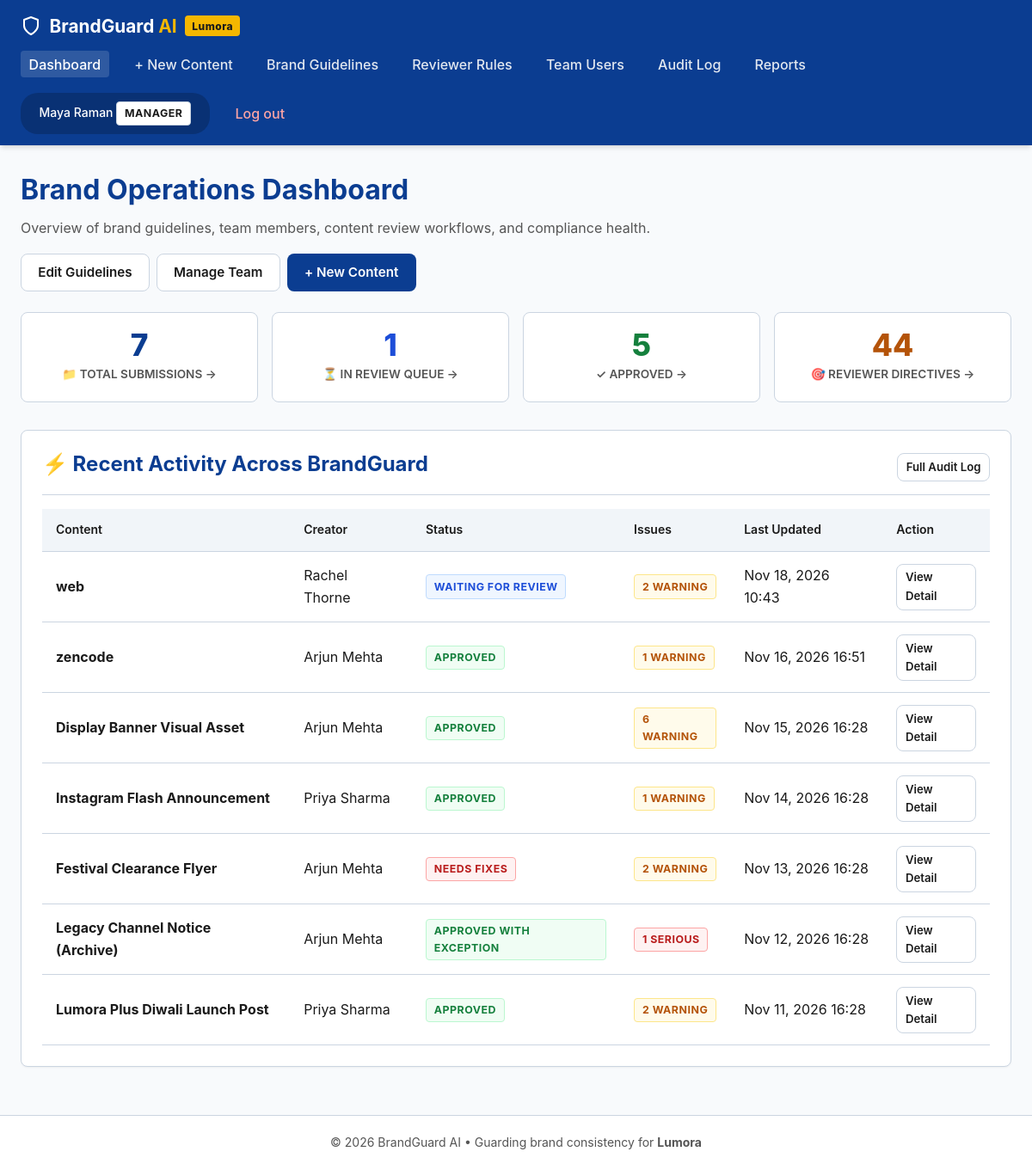
Page /dashboard/manager (signed in) on the committed database.
### app/models.py (models this page shows, shortened)
class User(UserMixin, db.Model):
    __tablename__ = 'users'
    id = db.Column(db.Integer, primary_key=True)
    full_name = db.Column(db.String(100), nullable=False)
    email = db.Column(db.String(120), unique=True, nullable=False, index=True)
    password_hash = db.Column(db.String(255), nullable=False)
    role_id = db.Column(db.Integer, db.ForeignKey('roles.id'), nullable=False)
    failed_logins = db.Column(db.Integer, default=0, nullable=False)
    locked_until = db.Column(db.DateTime, nullable=True)
    created_at = db.Column(db.DateTime, default=lambda: datetime.now(timezone.utc), nullable=False)
    role = db.relationship('Role', back_populates='users')
    contents = db.relationship('Content', back_populates='creator', lazy='dynamic', cascade='all, delete-orphan')
    decisions = db.relationship('Decision', back_populates='reviewer', lazy='dynamic')
    audit_logs = db.relationship('AuditLog', back_populates='user', lazy='dynamic')
    @property
    def role_name(self) -> str:
        return self.role.name if self.role else 'Creator'

class Role(db.Model):
    __tablename__ = 'roles'
    id = db.Column(db.Integer, primary_key=True)
    name = db.Column(db.String(50), unique=True, nullable=False)  # 'Creator', 'Reviewer', 'Manager'
    description = db.Column(db.String(255), nullable=True)
    users = db.relationship('User', back_populates='role', lazy='dynamic')

class Content(db.Model):
    __tablename__ = 'contents'
    id = db.Column(db.Integer, primary_key=True)
    title = db.Column(db.String(200), nullable=False)
    creator_id = db.Column(db.Integer, db.ForeignKey('users.id'), nullable=False)
    created_at = db.Column(db.DateTime, default=lambda: datetime.now(timezone.utc), nullable=False)
    updated_at = db.Column(db.DateTime, default=lambda: datetime.now(timezone.utc), onupdate=lambda: datetime.now(timezone.utc), nullable=False)
    creator = db.relationship('User', back_populates='contents')
    versions = db.relationship('ContentVersion', back_populates='content', lazy='dynamic', cascade='all, delete-orphan', order_by='ContentVersion.version_number.desc()')
    @property
    def latest_version(self):
        return self.versions.first()

class ContentVersion(db.Model):
    __tablename__ = 'content_versions'
    id = db.Column(db.Integer, primary_key=True)
    content_id = db.Column(db.Integer, db.ForeignKey('contents.id'), nullable=False)
    version_number = db.Column(db.Integer, nullable=False, default=1)
    file_path = db.Column(db.String(500), nullable=True)
    original_filename = db.Column(db.String(255), nullable=True)
    file_type = db.Column(db.String(50), nullable=False, default='text')  # 'text', 'pdf', 'docx', 'presentation', 'spreadsheet', 'image'
    raw_text = db.Column(db.Text, nullable=True)
    extracted_text = db.Column(db.Text, nullable=True)
    corrected_text = db.Column(db.Text, nullable=True)  # Dynamic text updated as suggestions are accepted/edited
    extracted_details_json = db.Column(db.Text, nullable=True, default='{}')
    page_data_json = db.Column(db.Text, nullable=True, default='[]')  # Full page-by-page mapping [{"page_number": 1, "heading": "...", "text": "..."}]
    quality_score = db.Column(db.Float, default=100.0, nullable=False)
    compliance_score = db.Column(db.Float, default=100.0, nullable=False)
    category_scores_json = db.Column(db.Text, nullable=True, default='{}')
    status = db.Column(db.String(50), nullable=False, default='Draft')
    created_at = db.Column(db.DateTime, default=lambda: datetime.now(timezone.utc), nullable=False)
    content = db.relationship('Content', back_populates='versions')
    issues = db.relationship('Issue', back_populates='version', lazy='dynamic', cascade='all, delete-orphan', order_by='Issue.id.asc()')
    decision = db.relationship('Decision', back_populates='version', uselist=False, cascade='all, delete-orphan')
    @property
    def extracted_details(self) -> dict:
        if not self.extracted_details_json:
            return {}
        try:
            return json.loads(self.extracted_details_json)
        except Exception:
            return {}
    @property
    def page_data(self) -> list:
        if not self.page_data_json:
            return []
        try:
            return json.loads(self.page_data_json)
        except Exception:
            return []
    @property
    def category_scores(self) -> dict:
        if not self.category_scores_json:
            return {}
        try:
            return json.loads(self.category_scores_json)
        except Exception:
            return {}
    @property
    def serious_issues_count(self) -> int:
        return self.issues.filter(Issue.severity.in_(['Serious', 'Critical', 'High']), Issue.status == 'Open').count()
    @property
    def warning_issues_count(self) -> int:
        return self.issues.filter(Issue.severity.in_(['Warning', 'Medium']), Issue.status == 'Open').count()

### app/routes/main.py (the view)
@main_bp.route('/dashboard/manager')
@login_required
@role_required('Manager')
def manager_dashboard():
    recent_contents = Content.query.order_by(Content.updated_at.desc()).limit(10).all()
    total_contents = Content.query.count()
    waiting_review = 0
    approved_total = 0
    all_contents = Content.query.all()
    for c in all_contents:
        v = c.latest_version
        if v:
            if v.status == 'Waiting for Review':
                waiting_review += 1
            elif 'Approved' in v.status:
                approved_total += 1
    active_rules = Guideline.query.filter_by(active=True).count()
    reviewer_rules_count = ReviewerRule.query.filter_by(active=True).count()
    return render_template(
        'dashboard/manager.html',
        recent_contents=recent_contents,
        total_contents=total_contents,
        waiting_review=waiting_review,
        approved_total=approved_total,
        active_guidelines=active_rules,
        reviewer_rules_count=reviewer_rules_count
    )

### app/__init__.py (called while the page is built)
@login_manager.user_loader
def load_user(user_id):
    return db.session.get(User, int(user_id))

### app/templates/dashboard/manager.html (shortened to what this page needs)
{% extends "base.html" %}
{% block content %}
<div style="display: flex; justify-content: space-between; align-items: center; margin-bottom: 1.5rem; flex-wrap: wrap; gap: 1rem;">
  <div>
    <h1>Brand Operations Dashboard</h1>
    <p style="color: var(--text-muted);">Overview of brand guidelines, team members, content review workflows, and compliance health.</p>
  </div>
  <div style="display: flex; gap: 0.5rem;">
    <a href="{{ url_for('guidelines.list_guidelines') }}" class="btn btn-secondary">Edit Guidelines</a>
    <a href="{{ url_for('admin.users') }}" class="btn btn-secondary">Manage Team</a>
    <a href="{{ url_for('content.new_content') }}" class="btn btn-primary">+ New Content</a>
  </div>
</div>
<div class="grid-4" style="margin-bottom: 2rem;">
  <a href="#recent-activity" class="stat-card card-clickable" style="text-decoration:none;">
    <div class="stat-number">{{ total_contents }}</div>
    <div class="stat-label">📁 Total Submissions &rarr;</div>
  </a>
  <a href="{{ url_for('main.reviewer_dashboard') }}" class="stat-card card-clickable" style="text-decoration:none;">
    <div class="stat-number" style="color: var(--info);">{{ waiting_review }}</div>
    <div class="stat-label">⏳ In Review Queue &rarr;</div>
  </a>
  <a href="{{ url_for('admin.reports') }}" class="stat-card card-clickable" style="text-decoration:none;">
    <div class="stat-number" style="color: var(--success);">{{ approved_total }}</div>
    <div class="stat-label">✓ Approved &rarr;</div>
  </a>
  <a href="{{ url_for('admin.manager_profile') }}" class="stat-card card-clickable" style="text-decoration:none;" title="View customized reviewer rules">
    <div class="stat-number" style="color: var(--warning);">{{ reviewer_rules_count }}</div>
    <div class="stat-label">🎯 Reviewer Directives &rarr;</div>
  </a>
</div>
<div class="card" id="recent-activity">
  <div class="card-header">
    <a href="#recent-activity" class="icon-heading-link">
      <h2>⚡ Recent Activity Across BrandGuard</h2>
    </a>
    <a href="{{ url_for('admin.audit_logs') }}" class="btn btn-sm btn-secondary">Full Audit Log</a>
  </div>
  {% if recent_contents %}
    <div class="table-responsive">
      <table class="table" aria-label="Recent submissions list">
        <thead>
          <tr>
            <th>Content</th>
            <th>Creator</th>
            <th>Status</th>
            <th>Issues</th>
            <th>Last Updated</th>
            <th>Action</th>
          </tr>
        </thead>
        <tbody>
          {% for item in recent_contents %}
            {% set v = item.latest_version %}
            <tr>
              <td><strong>{{ item.title }}</strong></td>
              <td>{{ item.creator.full_name }}</td>
              <td>
                <span class="badge badge-{% if 'Approved' in v.status %}success{% elif v.status == 'Needs Fixes' %}serious{% elif v.status == 'Waiting for Review' %}info{% else %}neutral{% endif %}">
                  {{ v.status }}
                </span>
              </td>
              <td>
                {% if v.serious_issues_count > 0 %}
                  <span class="badge badge-serious">{{ v.serious_issues_count }} Serious</span>
                {% elif v.warning_issues_count > 0 %}
                  <span class="badge badge-warning">{{ v.warning_issues_count }} Warning</span>
                {% else %}
                  <span class="badge badge-success">Clean</span>
                {% endif %}
              </td>
              <td>{{ item.updated_at.strftime('%b %d, %Y %H:%M') }}</td>
              <td>
                <a href="{{ url_for('content.content_detail', content_id=item.id) }}" class="btn btn-sm btn-secondary">View Detail</a>
              </td>
            </tr>
          {% endfor %}
        </tbody>
      </table>
    </div>
  {% else %}
    <div class="empty-state">
      <p>No content records found.</p>
    </div>
  {% endif %}
</div>
{% endblock %}

### app/templates/base.html (shortened to what this page needs)
<!DOCTYPE html>
<html lang="en">
<head>
  <link rel="stylesheet" href="{{ url_for('static', filename='css/style.css') }}">
</head>
<body>
  <header>
    <nav class="navbar" aria-label="Main Navigation">
      <a href="{{ url_for('main.index') }}" class="brand-logo">
        <svg width="24" height="24" viewBox="0 0 24 24" fill="none" stroke="currentColor" stroke-width="2" stroke-linecap="round" stroke-linejoin="round" aria-hidden="true"><path d="M12 22s8-4 8-10V5l-8-3-8 3v7c0 6 8 10 8 10z"></path></svg>
        <span>BrandGuard <span style="color:var(--accent);">AI</span></span>
        <span class="badge-tag">{{ brand_name }}</span>
      </a>
      <ul class="nav-links">
        {% if current_user.is_authenticated %}
          {% if current_user.role_name == 'Creator' %}
            <li><a href="{{ url_for('main.creator_dashboard') }}" class="{% if request.endpoint == 'main.creator_dashboard' %}active{% endif %}">My Content</a></li>
            <li><a href="{{ url_for('content.new_content') }}" class="{% if request.endpoint == 'content.new_content' %}active{% endif %}">+ New Content</a></li>
          {% elif current_user.role_name == 'Manager' %}
            <li><a href="{{ url_for('main.manager_dashboard') }}" class="{% if request.endpoint == 'main.manager_dashboard' %}active{% endif %}">Dashboard</a></li>
            <li><a href="{{ url_for('content.new_content') }}" class="{% if request.endpoint == 'content.new_content' %}active{% endif %}">+ New Content</a></li>
            <li><a href="{{ url_for('guidelines.list_guidelines') }}" class="{% if 'guidelines' in request.endpoint %}active{% endif %}">Brand Guidelines</a></li>
            <li><a href="{{ url_for('admin.manager_profile') }}" class="{% if 'profile' in request.endpoint or 'reviewer_rule' in request.endpoint %}active{% endif %}">Reviewer Rules</a></li>
            <li><a href="{{ url_for('admin.users') }}" class="{% if request.endpoint == 'admin.users' %}active{% endif %}">Team Users</a></li>
            <li><a href="{{ url_for('admin.audit_logs') }}" class="{% if request.endpoint == 'admin.audit_logs' %}active{% endif %}">Audit Log</a></li>
            <li><a href="{{ url_for('admin.reports') }}" class="{% if request.endpoint == 'admin.reports' %}active{% endif %}">Reports</a></li>
          {% endif %}
          <li class="nav-user">
            {% if current_user.role_name == 'Manager' %}
              <a href="{{ url_for('admin.manager_profile') }}" style="color:inherit; text-decoration:none;" title="View Manager Profile &amp; Reviewer Directives">
                <span>{{ current_user.full_name }}</span>
                <span class="badge badge-neutral" style="background:#ffffff; color:#1A1A1A;">{{ current_user.role_name }}</span>
              </a>
            {% else %}
              <span>{{ current_user.full_name }}</span>
              <span class="badge badge-neutral" style="background:#ffffff; color:#1A1A1A;">{{ current_user.role_name }}</span>
            {% endif %}
          </li>
          <li><a href="{{ url_for('auth.logout') }}" style="color:#fca5a5;">Log out</a></li>
        {% else %}
          <li><a href="{{ url_for('auth.login') }}">Log In</a></li>
          <li><a href="{{ url_for('auth.register') }}" class="btn btn-sm btn-accent" style="color:#1A1A1A;">Register</a></li>
        {% endif %}
      </ul>
    </nav>
  </header>
  <main class="main-container" id="main-content">
    {% block content %}{% endblock %}
  </main>
  <footer>
    <p>&copy; 2026 BrandGuard AI &bull; Guarding brand consistency for <strong>{{ brand_name }}</strong></p>
  </footer>
</body>
</html>

### rows in the picture
User: full_name "Maya Raman"
Role: role_name "MANAGER"
Content: title "web", creator.full_name "Rachel Thorne", warning_issues_count "2", updated_at "Nov 18, 2026 10:43"
ContentVersion: status "WAITING FOR REVIEW"
Content: title "zencode", creator.full_name "Arjun Mehta", warning_issues_count "1", updated_at "Nov 16, 2026 16:51"
ContentVersion: status "APPROVED"
Content: title "Display Banner Visual Asset", creator.full_name "Arjun Mehta", warning_issues_count "6", updated_at "Nov 15, 2026 16:28"
ContentVersion: status "APPROVED"
Content: title "Instagram Flash Announcement", creator.full_name "Priya Sharma", warning_issues_count "1", updated_at "Nov 14, 2026 16:28"
ContentVersion: status "APPROVED"
Content: title "Festival Clearance Flyer", creator.full_name "Arjun Mehta", warning_issues_count "2", updated_at "Nov 13, 2026 16:28"
ContentVersion: status "NEEDS FIXES"
Content: title "Legacy Channel Notice (Archive)", creator.full_name "Arjun Mehta", serious_issues_count "1", updated_at "Nov 12, 2026 16:28"
ContentVersion: status "APPROVED WITH EXCEPTION"
Content: title "Lumora Plus Diwali Launch Post", creator.full_name "Priya Sharma", warning_issues_count "2", updated_at "Nov 11, 2026 16:28"
ContentVersion: status "APPROVED"

### other values in the picture
{{ brand_name }} "Lumora"
{{ total_contents }} "7"
{{ waiting_review }} "1"
{{ approved_total }} "5"
{{ reviewer_rules_count }} "44"
